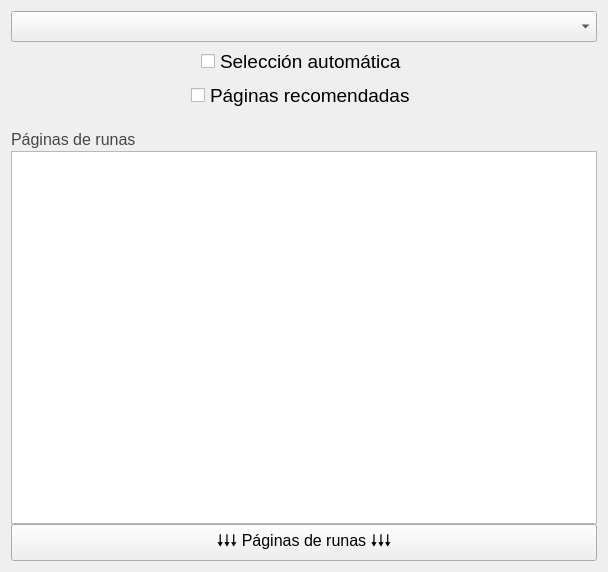
<?xml version="1.0" encoding="UTF-8"?>
<ui version="4.0">
 <class>Form</class>
 <widget class="QWidget" name="Form">
  <property name="geometry">
   <rect>
    <x>0</x>
    <y>0</y>
    <width>608</width>
    <height>572</height>
   </rect>
  </property>
  <property name="windowTitle">
   <string>Form</string>
  </property>
  <layout class="QVBoxLayout" name="verticalLayout_3">
   <property name="spacing">
    <number>20</number>
   </property>
   <item>
    <layout class="QVBoxLayout" name="verticalLayout_2">
     <property name="spacing">
      <number>5</number>
     </property>
     <item>
      <widget class="ComboSearch" name="combo_search">
       <property name="font">
        <font>
         <pointsize>14</pointsize>
        </font>
       </property>
       <property name="focusPolicy">
        <enum>Qt::WheelFocus</enum>
       </property>
      </widget>
     </item>
     <item>
      <layout class="QHBoxLayout" name="horizontalLayout">
       <item>
        <widget class="QCheckBox" name="check_box_auto_selection">
         <property name="sizePolicy">
          <sizepolicy hsizetype="Maximum" vsizetype="Fixed">
           <horstretch>0</horstretch>
           <verstretch>0</verstretch>
          </sizepolicy>
         </property>
         <property name="font">
          <font>
           <pointsize>14</pointsize>
          </font>
         </property>
         <property name="focusPolicy">
          <enum>Qt::ClickFocus</enum>
         </property>
         <property name="text">
          <string>Selección automática</string>
         </property>
        </widget>
       </item>
      </layout>
     </item>
     <item>
      <layout class="QHBoxLayout" name="horizontalLayout_2">
       <item>
        <widget class="QCheckBox" name="check_box_recommended_pages">
         <property name="sizePolicy">
          <sizepolicy hsizetype="Maximum" vsizetype="Fixed">
           <horstretch>0</horstretch>
           <verstretch>0</verstretch>
          </sizepolicy>
         </property>
         <property name="font">
          <font>
           <pointsize>14</pointsize>
          </font>
         </property>
         <property name="focusPolicy">
          <enum>Qt::ClickFocus</enum>
         </property>
         <property name="text">
          <string>Páginas recomendadas</string>
         </property>
        </widget>
       </item>
      </layout>
     </item>
    </layout>
   </item>
   <item>
    <layout class="QVBoxLayout" name="verticalLayout" stretch="0,1,0">
     <property name="spacing">
      <number>0</number>
     </property>
     <item>
      <spacer name="verticalSpacer">
       <property name="orientation">
        <enum>Qt::Vertical</enum>
       </property>
       <property name="sizeHint" stdset="0">
        <size>
         <width>0</width>
         <height>0</height>
        </size>
       </property>
      </spacer>
     </item>
     <item>
      <widget class="QWidget" name="widget_rune_pages" native="true">
       <property name="minimumSize">
        <size>
         <width>0</width>
         <height>0</height>
        </size>
       </property>
       <layout class="QVBoxLayout" name="verticalLayout_4">
        <property name="spacing">
         <number>2</number>
        </property>
        <property name="leftMargin">
         <number>0</number>
        </property>
        <property name="topMargin">
         <number>0</number>
        </property>
        <property name="rightMargin">
         <number>0</number>
        </property>
        <property name="bottomMargin">
         <number>0</number>
        </property>
        <item>
         <widget class="QLabel" name="label_rune_pages">
          <property name="font">
           <font>
            <pointsize>12</pointsize>
           </font>
          </property>
          <property name="styleSheet">
           <string notr="true">color: rgb(70, 70, 70);</string>
          </property>
          <property name="text">
           <string>Páginas de runas</string>
          </property>
         </widget>
        </item>
        <item>
         <widget class="ListRunePages" name="list_rune_pages">
          <property name="minimumSize">
           <size>
            <width>0</width>
            <height>120</height>
           </size>
          </property>
          <property name="font">
           <font>
            <pointsize>13</pointsize>
           </font>
          </property>
          <property name="styleSheet">
           <string notr="true">QListWidget:item:selected{
	color: black;
    background-color: rgba(80, 220, 255, 40);
}</string>
          </property>
          <property name="autoScroll">
           <bool>true</bool>
          </property>
          <property name="dragDropOverwriteMode">
           <bool>false</bool>
          </property>
          <property name="dragDropMode">
           <enum>QAbstractItemView::InternalMove</enum>
          </property>
          <property name="alternatingRowColors">
           <bool>false</bool>
          </property>
          <property name="selectionMode">
           <enum>QAbstractItemView::ExtendedSelection</enum>
          </property>
          <property name="verticalScrollMode">
           <enum>QAbstractItemView::ScrollPerPixel</enum>
          </property>
          <property name="horizontalScrollMode">
           <enum>QAbstractItemView::ScrollPerPixel</enum>
          </property>
          <property name="selectionRectVisible">
           <bool>false</bool>
          </property>
         </widget>
        </item>
       </layout>
      </widget>
     </item>
     <item>
      <widget class="QPushButton" name="button_show">
       <property name="font">
        <font>
         <pointsize>12</pointsize>
        </font>
       </property>
       <property name="text">
        <string>🠗🠗🠗 Páginas de runas 🠗🠗🠗</string>
       </property>
       <property name="flat">
        <bool>false</bool>
       </property>
      </widget>
     </item>
    </layout>
   </item>
  </layout>
 </widget>
 <customwidgets>
  <customwidget>
   <class>ComboSearch</class>
   <extends>QComboBox</extends>
   <header>combosearch.h</header>
  </customwidget>
  <customwidget>
   <class>ListRunePages</class>
   <extends>QListWidget</extends>
   <header>listrunepages.h</header>
  </customwidget>
 </customwidgets>
 <resources/>
 <connections/>
</ui>
